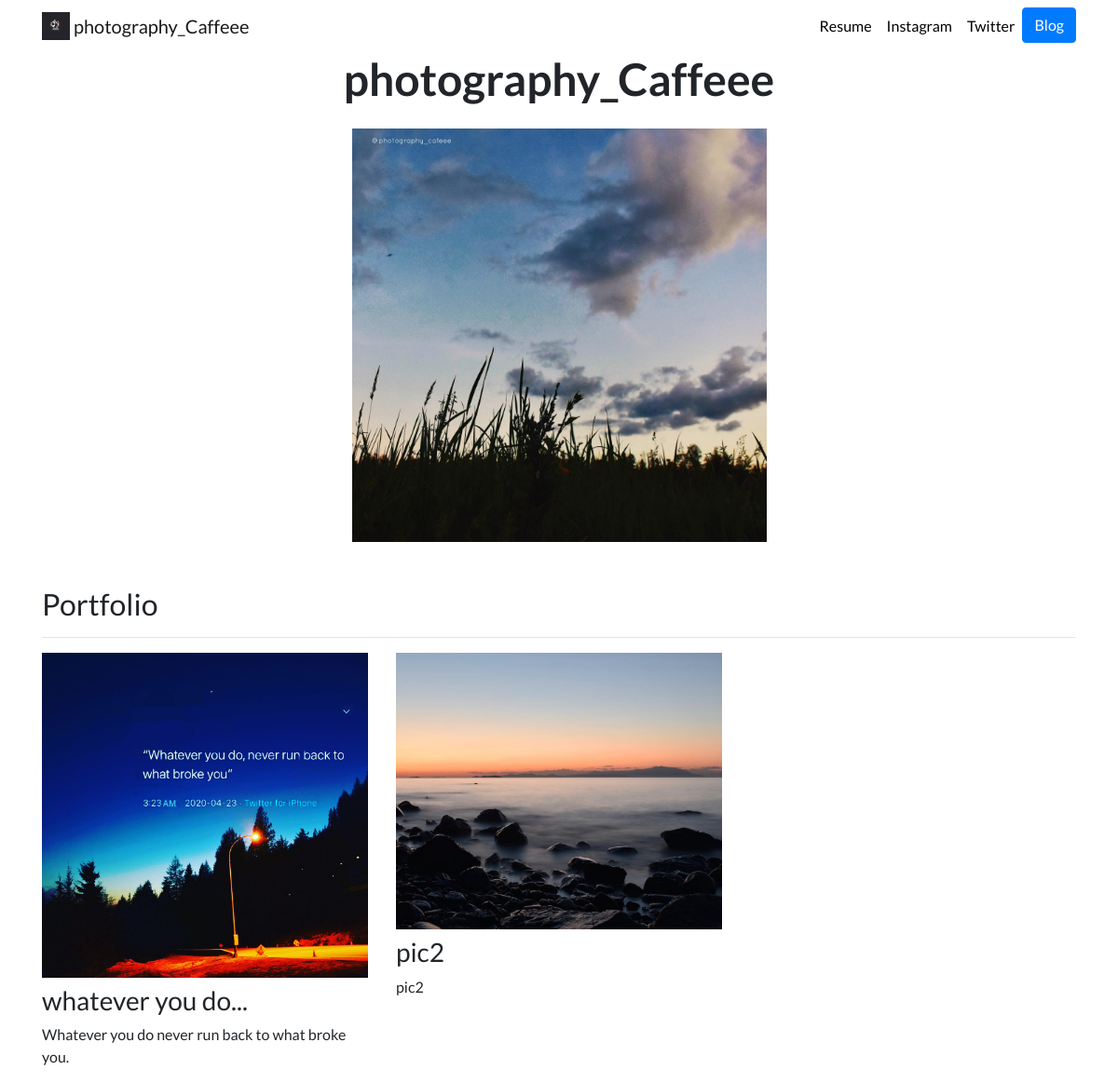
The app's page /, older data.
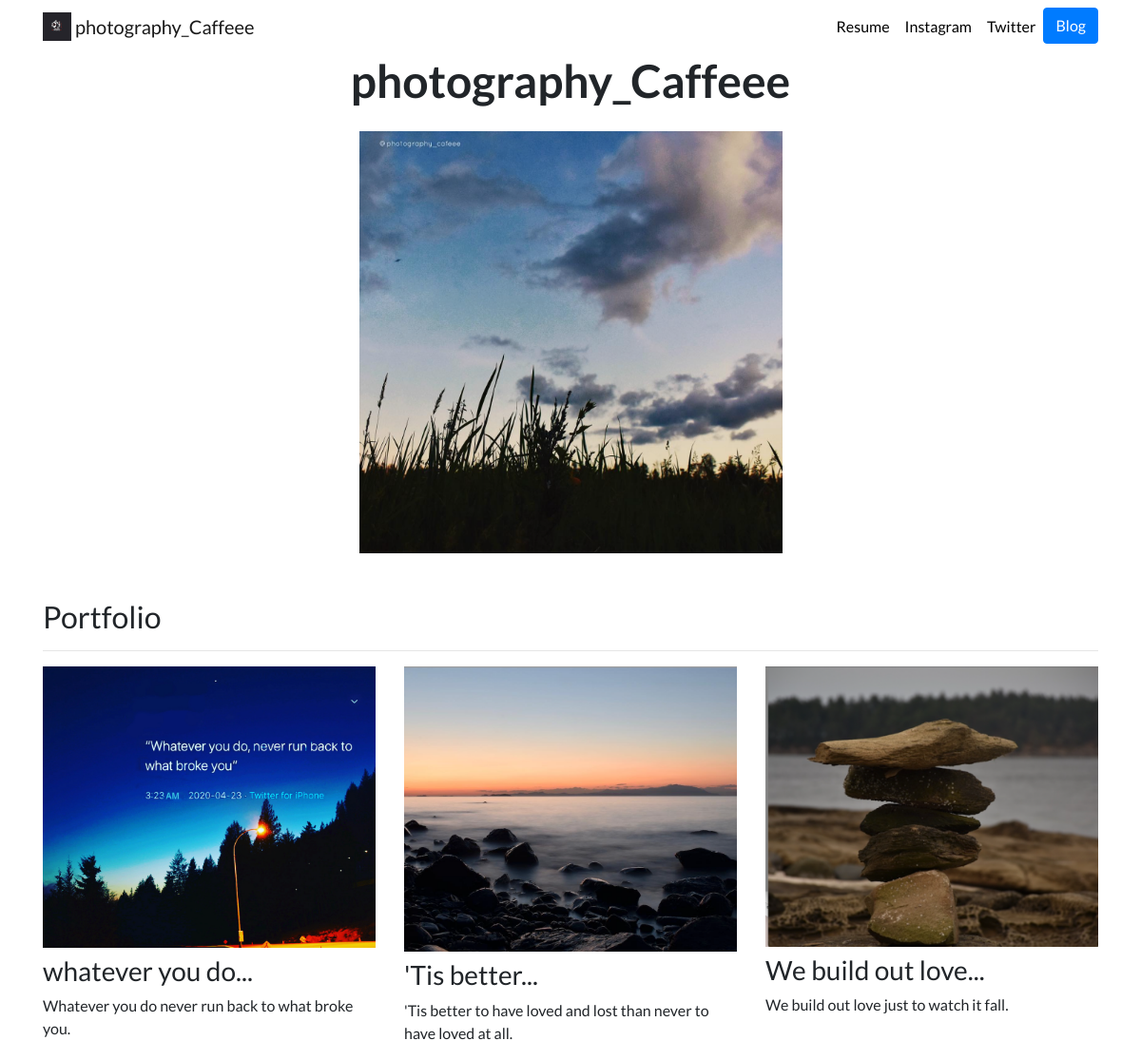
The same page, newer data.
### portfolio/models.py (models this page shows, shortened)
class Project(models.Model):
    title = models.CharField(max_length=100)
    description = models.CharField(max_length=1000)
    image = models.ImageField(upload_to='portfolio/images/')
    url = models.URLField(blank=True)

### portfolio/views.py (the view)
# urls.py: 2. Add a URL to urlpatterns:  path('', views.home, name='home')
def home(request):
    projects = Project.objects.all()
    return render(request, 'portfolio/home.html', {'projects':projects})

### portfolio/templates/portfolio/home.html
{% extends "portfolio/base.html" %}
{% load static %}
{% block content %}
<div class="row justify-content-center mb-3">
  <div class="col-md-9 text-center">
    <h1 id="hometext" class="font-weight-bold">photography_Caffeee</h1>
  </div>
</div>
<div class="row justify-content-center my-3">
  <div class="col-5">
    <img src="{% static 'portfolio/grass.png' %}" class="img-fluid">
  </div>
</div>
<h2 class="mt-5">Portfolio</h2>
<hr>
<div class="row">
  {% for project in projects %}
  <div class="col-lg-4 col-md-6">
    {% if project.url %}
    <a href="{{ project.url }}">
      <img src="{{ project.image.url }}" class="img-fluid mb-2">
    </a>
    {% else %}
    <img src="{{ project.image.url }}" class="img-fluid mb-2">
    {% endif %}
    <h3>{{ project.title }}</h3>
    <p>{{ project.description }}</p>
  </div>
  {% endfor %}
</div>
{% endblock %}

### portfolio/templates/portfolio/base.html (shortened to what this page needs)
{% load static %}
<!doctype html>
<html lang="en">
<head>
  <link rel="stylesheet" href="https://stackpath.bootstrapcdn.com/bootstrap/4.4.1/css/bootstrap.min.css">
  <link rel="stylesheet" href="{% static "portfolio/custom.css" %}">
</head>
<body>
  <nav id="topNav" class="navbar navbar-expand-md navbar-light">
    <div class="container">
      <a class="navbar-brand" href="{% url 'home' %}">
        <img src="{% static "portfolio/logo.png" %}" width="30" height="30" class="d-inline-block align-top" alt="Nick's Logo">
        <span>photography_Caffeee</span>
      </a>
      <div class="collapse navbar-collapse text-center" id="navbarNav">
        <ul class="navbar-nav ml-auto">
          <li class="nav-item">
            <a class="nav-link" href="{% static "portfolio/resume.pdf" %}">Resume</a>
          </li>
          <li class="nav-item">
            <a class="nav-link" href="https://www.instagram.com/photography_cafeee/" target="_blank">Instagram</a>
          </li>
          <li class="nav-item">
            <a class="nav-link" href="https://twitter.com/ZappyCode" target="_blank">Twitter</a>
          </li>
          <li>
            <a role="button" href="{% url 'blog:all_blogs' %}" class="btn btn-primary">Blog</a>
          </li>
        </ul>
      </div>
    </div>
  </nav>
  <div class="container">
    {% block content %}{% endblock %}
  </div>
</body>
</html>

### portfolio/static/portfolio/custom.css (style rules this page uses)
.navbar-nav .nav-link { color: rgba(0,0,0,1) !important; }
body { font-family: 'Lato', sans-serif; }
@media (min-width: 992px) { #hometext { font-size: 3rem; } }

Row changes from the older to the newer data that the page shows:
removed Project: image (picture), title "pic2", description "pic2"
changed Project "Whatever you do never run back to what broke you.": image: a different picture
added Project: image (picture), title "'Tis better...", description "'Tis better to have loved and lost than never to have loved at all."
added Project: image (picture), title "We build out love...", description "We build out love just to watch it fall."
